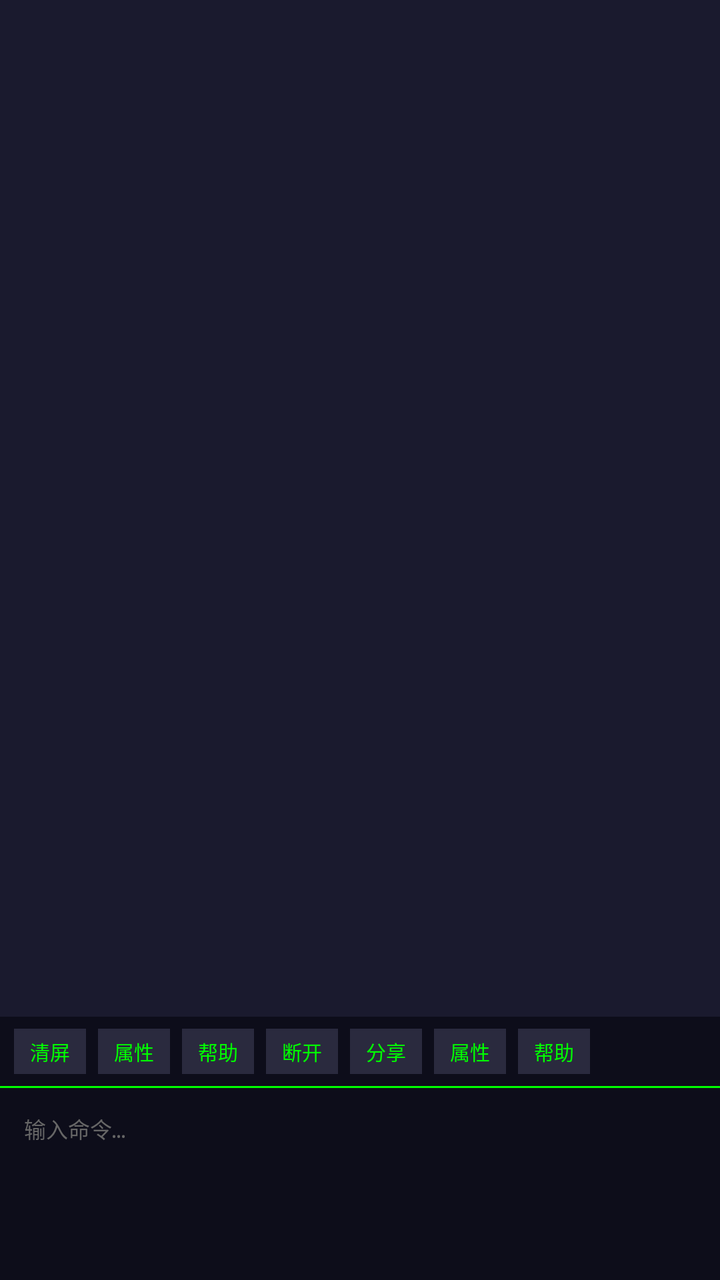
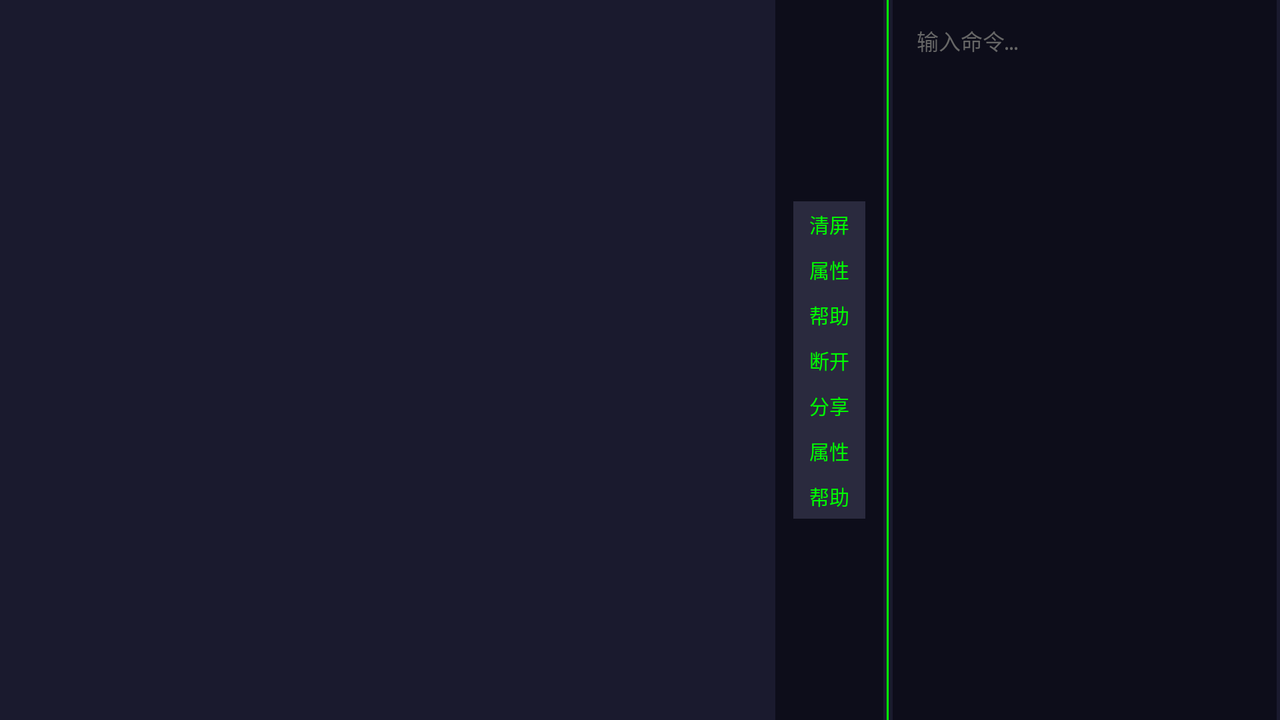

First picture: res/layout/ on a phone held upright. Second picture: the repository's own variant of that layout, on a device whose configuration matches the variant's folder. Source for both follows.
<!-- AndroidManifest.xml: application theme Theme.FxxkHilife -->
<!-- res/layout/activity_terminal.xml -->
<?xml version="1.0" encoding="utf-8"?>
<androidx.constraintlayout.widget.ConstraintLayout xmlns:android="http://schemas.android.com/apk/res/android"
    xmlns:app="http://schemas.android.com/apk/res-auto"
    android:layout_width="match_parent"
    android:layout_height="match_parent"
    android:fitsSystemWindows="true"
    android:background="#FF1A1A2E">

    <ScrollView
        android:id="@+id/terminal_scroll"
        android:layout_width="0dp"
        android:layout_height="0dp"
        android:padding="8dp"
        android:clipToPadding="false"
        app:layout_constraintTop_toTopOf="parent"
        app:layout_constraintBottom_toTopOf="@id/terminal_shortcuts"
        app:layout_constraintLeft_toLeftOf="parent"
        app:layout_constraintRight_toRightOf="parent">

        <TextView
            android:id="@+id/terminal_output"
            android:layout_width="match_parent"
            android:layout_height="wrap_content"
            android:fontFamily="monospace"
            android:textColor="#FF00FF00"
            android:textSize="11sp"
            android:lineSpacingExtra="2dp" />
    </ScrollView>

    <LinearLayout
        android:id="@+id/terminal_shortcuts"
        android:layout_width="0dp"
        android:layout_height="wrap_content"
        android:orientation="vertical"
        android:background="#FF0D0D1A"
        android:paddingHorizontal="4dp"
        android:paddingVertical="6dp"
        app:layout_constraintBottom_toTopOf="@id/divider"
        app:layout_constraintLeft_toLeftOf="parent"
        app:layout_constraintRight_toRightOf="parent"
        app:layout_constraintTop_toBottomOf="@id/terminal_scroll">

        <Button
            android:id="@+id/btn_regression"
            style="@style/TerminalShortcut"
            android:layout_width="match_parent"
            android:visibility="gone"
            android:text="@string/terminal_regression" />

        <HorizontalScrollView
            android:layout_width="match_parent"
            android:layout_height="wrap_content"
            android:scrollbars="none">

            <LinearLayout
                android:layout_width="wrap_content"
                android:layout_height="wrap_content"
                android:orientation="horizontal"
                android:gravity="center">

                <Button
                    android:id="@+id/btn_clear"
                    style="@style/TerminalShortcut"
                    android:text="@string/terminal_clear" />
                <Button
                    android:id="@+id/btn_scan"
                    style="@style/TerminalShortcut"
                    android:text="@string/terminal_props" />
                <Button
                    android:id="@+id/btn_list"
                    style="@style/TerminalShortcut"
                    android:text="@string/terminal_help" />
                <Button
                    android:id="@+id/btn_disconnect"
                    style="@style/TerminalShortcut"
                    android:text="@string/terminal_disconnect" />
                <Button
                    android:id="@+id/btn_share"
                    style="@style/TerminalShortcut"
                    android:text="@string/terminal_share" />
                <Button
                    android:id="@+id/btn_perm"
                    style="@style/TerminalShortcut"
                    android:text="@string/terminal_props" />
                <Button
                    android:id="@+id/btn_help"
                    style="@style/TerminalShortcut"
                    android:text="@string/terminal_help" />
            </LinearLayout>
        </HorizontalScrollView>
    </LinearLayout>

    <View
        android:id="@+id/divider"
        android:layout_width="match_parent"
        android:layout_height="1dp"
        android:background="#FF00FF00"
        app:layout_constraintBottom_toTopOf="@id/terminal_input"
        app:layout_constraintLeft_toLeftOf="parent"
        app:layout_constraintRight_toRightOf="parent"
        app:layout_constraintTop_toBottomOf="@id/terminal_shortcuts" />

    <EditText
        android:id="@+id/terminal_input"
        android:layout_width="0dp"
        android:layout_height="0dp"
        android:background="#FF0D0D1A"
        android:fontFamily="monospace"
        android:textColor="#FF00FF00"
        android:textColorHint="#666666"
        android:hint="@string/terminal_input_hint"
        android:imeOptions="actionSend"
        android:inputType="text"
        android:padding="12dp"
        android:textSize="11sp"
        android:maxLines="3"
        android:gravity="top"
        app:layout_constraintBottom_toBottomOf="parent"
        app:layout_constraintLeft_toLeftOf="parent"
        app:layout_constraintRight_toRightOf="parent"
        app:layout_constraintTop_toBottomOf="@id/divider"
        app:layout_constraintHeight_percent="0.15" />

</androidx.constraintlayout.widget.ConstraintLayout>
<!-- resources referenced by this layout -->
<resources>
  <string name="terminal_clear">清屏</string>
  <string name="terminal_disconnect">断开</string>
  <string name="terminal_help">帮助</string>
  <string name="terminal_input_hint">输入命令…</string>
  <string name="terminal_props">属性</string>
  <string name="terminal_regression">自动实机测试</string>
  <string name="terminal_share">分享</string>
  <style name="TerminalShortcut" parent="Widget.AppCompat.Button.Borderless">
          <item name="android:layout_width">wrap_content</item>
          <item name="android:layout_height">wrap_content</item>
          <item name="android:paddingHorizontal">8dp</item>
          <item name="android:paddingVertical">4dp</item>
          <item name="android:textSize">10sp</item>
          <item name="android:textColor">#FF00FF00</item>
          <item name="android:background">#FF2A2A3E</item>
          <item name="android:layout_marginHorizontal">3dp</item>
          <item name="android:minWidth">0dp</item>
          <item name="android:minHeight">0dp</item>
          <item name="android:letterSpacing">0</item>
      </style>
  <style name="Theme.FxxkHilife" parent="android:style/Theme.Material.Light.NoActionBar">
          <item name="android:colorAccent">@color/primary</item>
          <item name="android:statusBarColor">#FF1A1A2E</item>
      </style>
  <color name="primary">#1B5E20</color>
</resources>
<!-- res/layout-land/activity_terminal.xml (the repository's variant of the layout above) -->
<!-- drawn on the phone turned sideways -->
<?xml version="1.0" encoding="utf-8"?>
<androidx.constraintlayout.widget.ConstraintLayout xmlns:android="http://schemas.android.com/apk/res/android"
    xmlns:app="http://schemas.android.com/apk/res-auto"
    android:layout_width="match_parent"
    android:layout_height="match_parent"
    android:fitsSystemWindows="true"
    android:background="#FF1A1A2E">

    <ScrollView
        android:id="@+id/terminal_scroll"
        android:layout_width="0dp"
        android:layout_height="0dp"
        android:padding="8dp"
        android:clipToPadding="false"
        app:layout_constraintTop_toTopOf="parent"
        app:layout_constraintBottom_toBottomOf="parent"
        app:layout_constraintLeft_toLeftOf="parent"
        app:layout_constraintRight_toLeftOf="@id/terminal_shortcuts"
        app:layout_constraintWidth_percent="0.6">

        <TextView
            android:id="@+id/terminal_output"
            android:layout_width="match_parent"
            android:layout_height="wrap_content"
            android:fontFamily="monospace"
            android:textColor="#FF00FF00"
            android:textSize="11sp"
            android:lineSpacingExtra="2dp" />
    </ScrollView>

    <LinearLayout
        android:id="@+id/terminal_shortcuts"
        android:layout_width="wrap_content"
        android:layout_height="0dp"
        android:orientation="vertical"
        android:gravity="center"
        android:background="#FF0D0D1A"
        android:paddingVertical="4dp"
        android:paddingHorizontal="6dp"
        app:layout_constraintTop_toTopOf="parent"
        app:layout_constraintBottom_toBottomOf="parent"
        app:layout_constraintLeft_toRightOf="@id/terminal_scroll"
        app:layout_constraintRight_toLeftOf="@id/divider">

        <Button
            android:id="@+id/btn_clear"
            style="@style/TerminalShortcut"
            android:text="@string/terminal_clear" />
        <Button
            android:id="@+id/btn_scan"
            style="@style/TerminalShortcut"
            android:text="@string/terminal_props" />
        <Button
            android:id="@+id/btn_list"
            style="@style/TerminalShortcut"
            android:text="@string/terminal_help" />
        <Button
            android:id="@+id/btn_disconnect"
            style="@style/TerminalShortcut"
            android:text="@string/terminal_disconnect" />
        <Button
            android:id="@+id/btn_share"
            style="@style/TerminalShortcut"
            android:text="@string/terminal_share" />
        <Button
            android:id="@+id/btn_perm"
            style="@style/TerminalShortcut"
            android:text="@string/terminal_props" />
        <Button
            android:id="@+id/btn_help"
            style="@style/TerminalShortcut"
            android:text="@string/terminal_help" />
    </LinearLayout>

    <View
        android:id="@+id/divider"
        android:layout_width="1dp"
        android:layout_height="0dp"
        android:background="#FF00FF00"
        app:layout_constraintTop_toTopOf="parent"
        app:layout_constraintBottom_toBottomOf="parent"
        app:layout_constraintLeft_toRightOf="@id/terminal_shortcuts"
        app:layout_constraintRight_toLeftOf="@id/terminal_input" />

    <EditText
        android:id="@+id/terminal_input"
        android:layout_width="0dp"
        android:layout_height="0dp"
        android:background="#FF0D0D1A"
        android:fontFamily="monospace"
        android:textColor="#FF00FF00"
        android:textColorHint="#666666"
        android:hint="@string/terminal_input_hint"
        android:imeOptions="actionSend"
        android:inputType="text"
        android:padding="12dp"
        android:textSize="11sp"
        android:maxLines="10"
        android:gravity="top"
        app:layout_constraintTop_toTopOf="parent"
        app:layout_constraintBottom_toBottomOf="parent"
        app:layout_constraintLeft_toRightOf="@id/divider"
        app:layout_constraintRight_toRightOf="parent"
        app:layout_constraintWidth_percent="0.3" />

</androidx.constraintlayout.widget.ConstraintLayout>
<!-- resources referenced by the variant -->
<!-- as the phone turned sideways resolves them -->
<resources>
  <string name="terminal_clear">清屏</string>
  <string name="terminal_disconnect">断开</string>
  <string name="terminal_help">帮助</string>
  <string name="terminal_input_hint">输入命令…</string>
  <string name="terminal_props">属性</string>
  <string name="terminal_share">分享</string>
  <style name="TerminalShortcut" parent="Widget.AppCompat.Button.Borderless">
          <item name="android:layout_width">wrap_content</item>
          <item name="android:layout_height">wrap_content</item>
          <item name="android:paddingHorizontal">8dp</item>
          <item name="android:paddingVertical">4dp</item>
          <item name="android:textSize">10sp</item>
          <item name="android:textColor">#FF00FF00</item>
          <item name="android:background">#FF2A2A3E</item>
          <item name="android:layout_marginHorizontal">3dp</item>
          <item name="android:minWidth">0dp</item>
          <item name="android:minHeight">0dp</item>
          <item name="android:letterSpacing">0</item>
      </style>
  <style name="Theme.FxxkHilife" parent="android:style/Theme.Material.Light.NoActionBar">
          <item name="android:colorAccent">@color/primary</item>
          <item name="android:statusBarColor">#FF1A1A2E</item>
      </style>
  <color name="primary">#1B5E20</color>
</resources>
